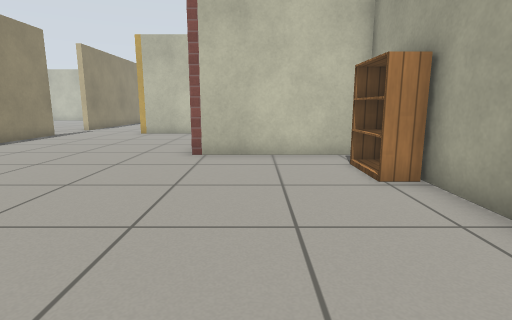
View 1 (above)

23 first-person views from a walk through a world built for the Gazebo simulator. The camera is 0.72 m above the floor, tilts 10° down and sees 80° across. The floor is counted in squares, 0.5 m on a side. Each view is taken from the middle of a square. On the plan, view 1 faces up. The plan holds only what a view shows up to about 14 squares ahead; the rest is blank. The robots in the file are not drawn. Gazebo's built-in surfaces are drawn with simple patterns.

View 2
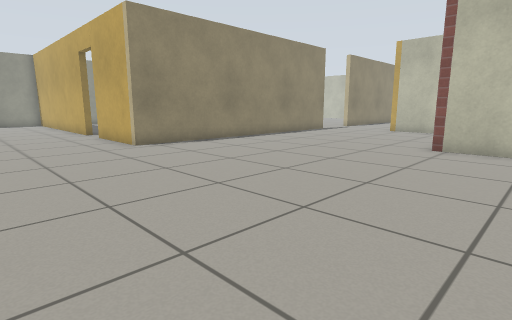

View 3
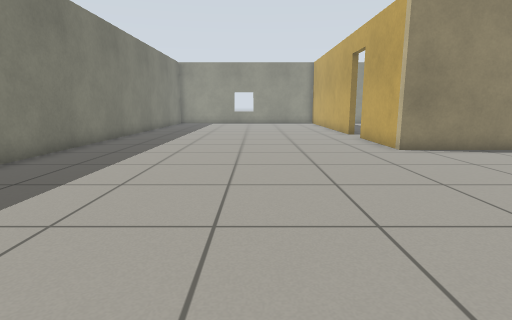

View 4
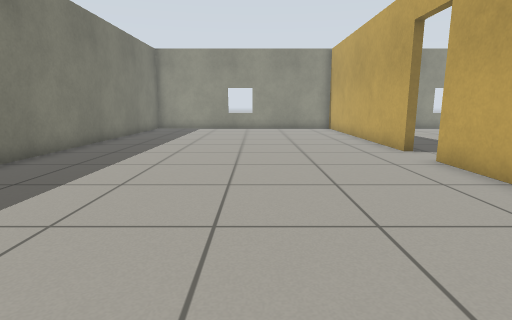

View 5
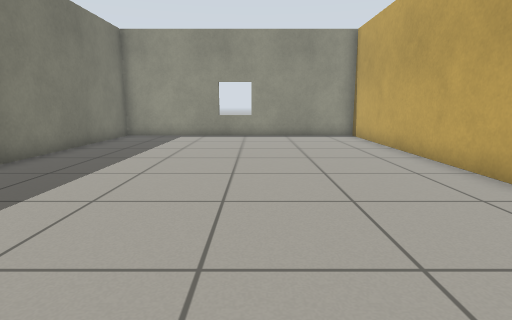

View 6
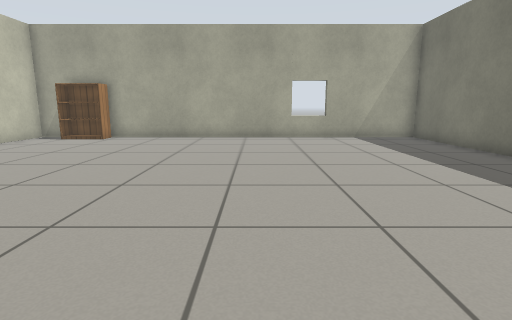

View 7
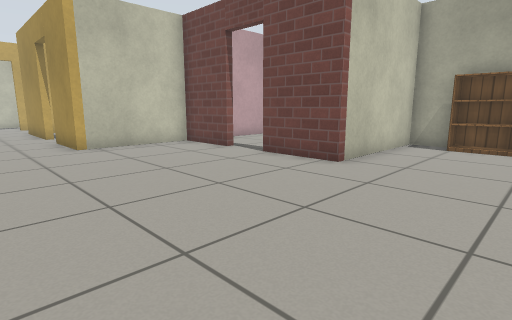

View 8
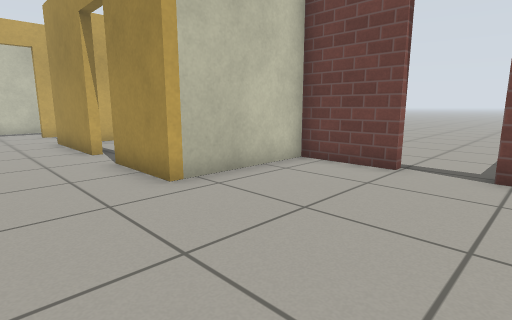

View 9
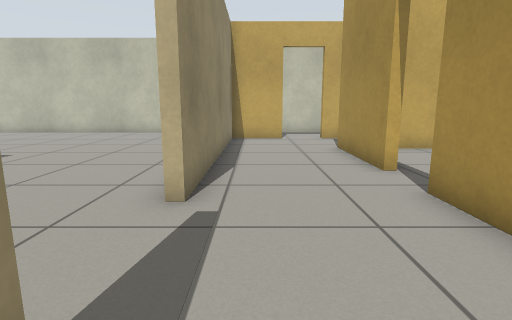

View 10
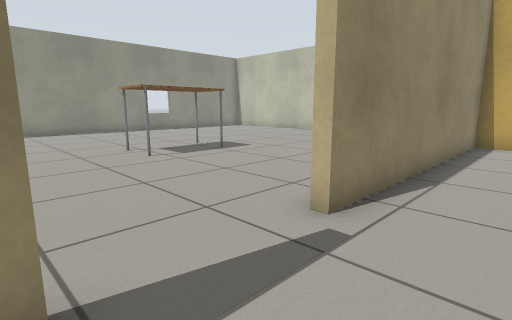

View 11
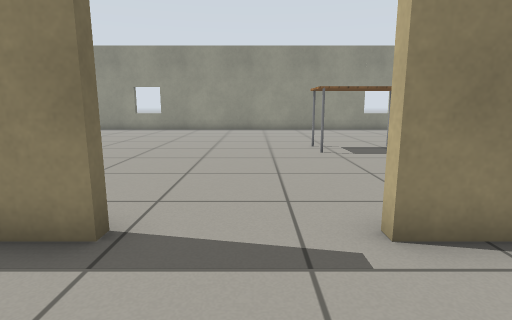

View 12
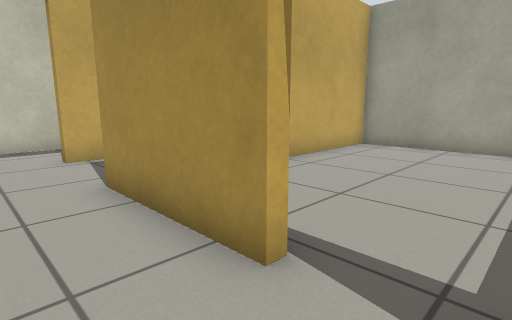

View 13
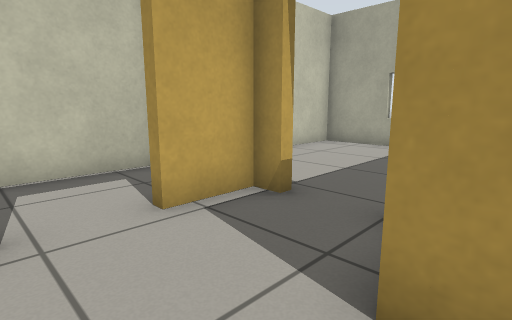

View 14
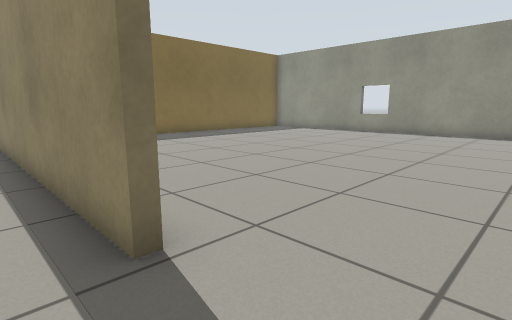

View 15
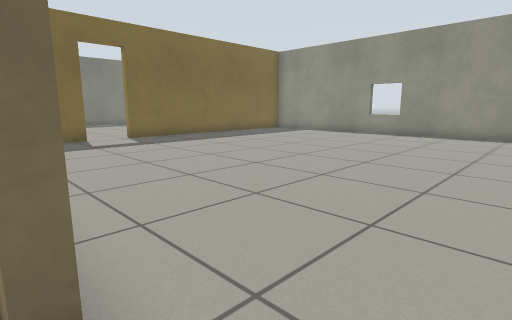

View 16
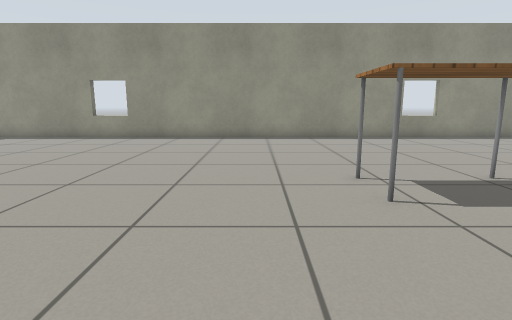

View 17
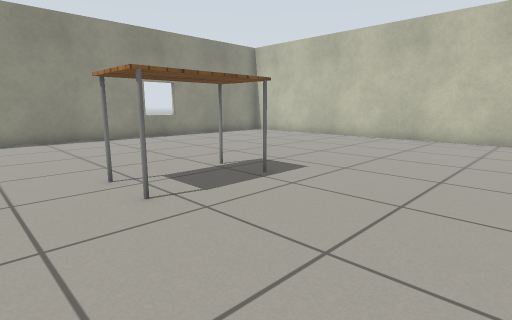

View 18
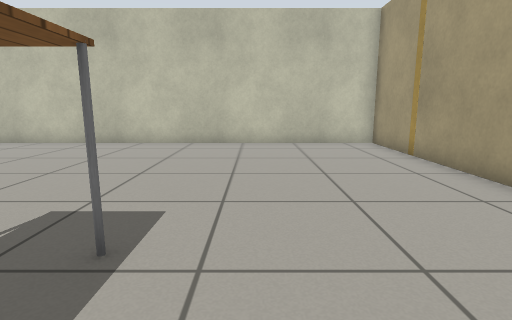

View 19
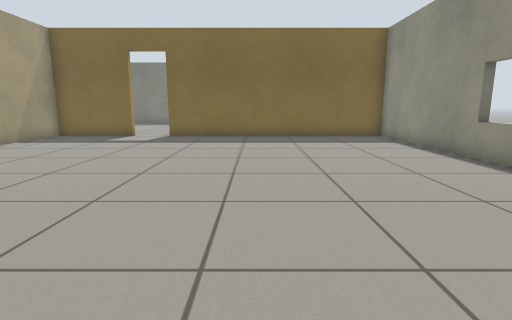

View 20
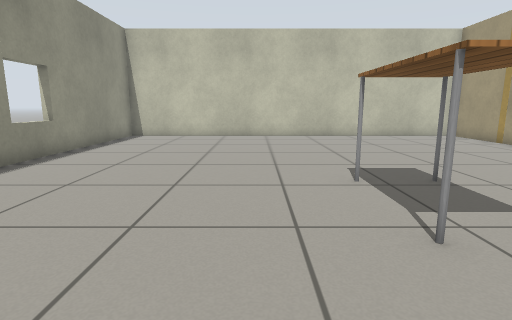

View 21
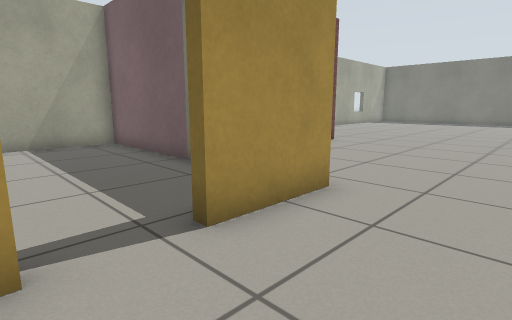

View 22
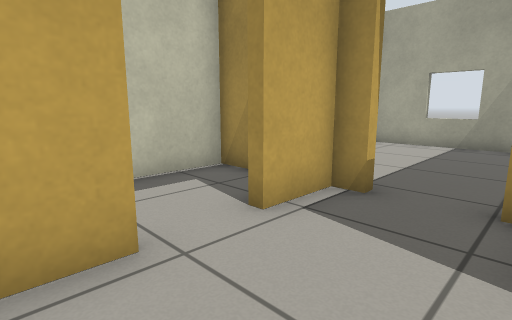

View 23
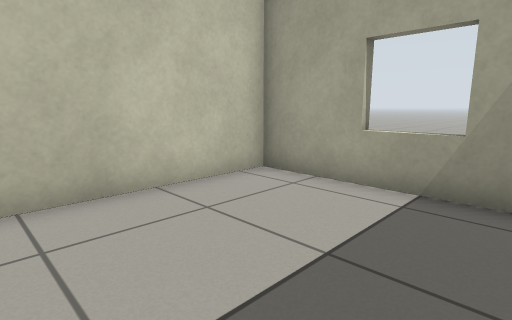

### Floor plan
Points are (right, up) in squares from view 1. A wall is a line through its corners. A room is listed if a view was taken in it or the views show most of it. See-through windows are left out.
Room 1 (views 1, 2, 3, 4, 5, 6, 7, 8, 9, 10, 11, 12, 13, 14, 15, 21, 22)
walls: (-15.8, 2.8) (-25.6, 2.8); (-10.5, 15.3) (-10.1, 15.3) (-10.1, 2.8) (-14, 2.8); (-1.9, 13.6) (-1.9, 16.2) (-6.1, 16.2) (-6.1, 19); (3.3, 7.6) (3.3, 9) (-1.9, 9) (-1.9, 11.9); (-2.4, -8.4) (3.3, -8.4) (3.3, 5.3); (-6.1, 20.6) (-6.1, 24.8); (-25.6, -8.4) (-7.5, -8.4); (-4.2, 27.1) (-4.2, 27.8) (-6.1, 27.8); (-7.8, 27.8) (-10.1, 27.8) (-10.1, 18.5) (-10.5, 18.5)
ways out: opening at (-10, 17) to room 2; open door at (-14.5, 3) to room 2; open door at (-4, 26.5) to room 3; open door at (-6, 19.5) to room 4; open door at (-6.5, 28) to room 5; open door at (-2, 12.5)
objects: bookshelf (3, 6) to (3, 7)
Room 2 (views 16, 17, 18, 19, 20)
walls: (-10.4, 24.4) (-10.4, 31) (-25.1, 31); (-16.8, 3.1) (-15.8, 3.1); (-14, 3.1) (-13, 3.1); (-10.4, 3.4) (-10.4, 6.6); (-26.1, 30.6) (-26.1, 3.4)
ways out: opening at (-10, 17) to room 1; open door at (-14.5, 3) to room 1
objects: table (-18, 19) to (-17, 22)
Room 3 (view 23)
walls: (3.3, 26) (3.3, 31) (-1.8, 31)
ways out: open door at (-4, 26.5) to room 1
Room 4 (no view inside)
walls: (-2.1, 16.5) (3.3, 16.5) (3.3, 24.4) (-1.2, 24.4); (-2.9, 24.4) (-4.6, 24.4)
ways out: open door at (-6, 19.5) to room 1
Room 5 (no view inside)
walls: (-4.2, 30) (-4.2, 31) (-7.5, 31)
ways out: open door at (-6.5, 28) to room 1

Positions as (right, up) in squares from view 1, and headings:
1: (0, 0), facing up
2: (1, -2), facing up-left
3: (0, -2), facing left
4: (-6, -2), facing left
5: (-11, -2), facing left
6: (-11, -1), facing right
7: (-9, 5), facing up-right
8: (-9, 11), facing up-right
9: (-9, 14), facing up
10: (-8, 15), facing up-left
11: (-7, 17), facing left
12: (-8, 19), facing up-right
13: (-8, 24), facing up-right
14: (-9, 18), facing down-left
15: (-10, 17), facing down-left
16: (-12, 17), facing left
17: (-12, 17), facing up-left
18: (-15, 19), facing up
19: (-20, 18), facing down
20: (-20, 16), facing up
21: (-9, 21), facing down-right
22: (-9, 25), facing up-right
23: (-2, 26), facing up-right
